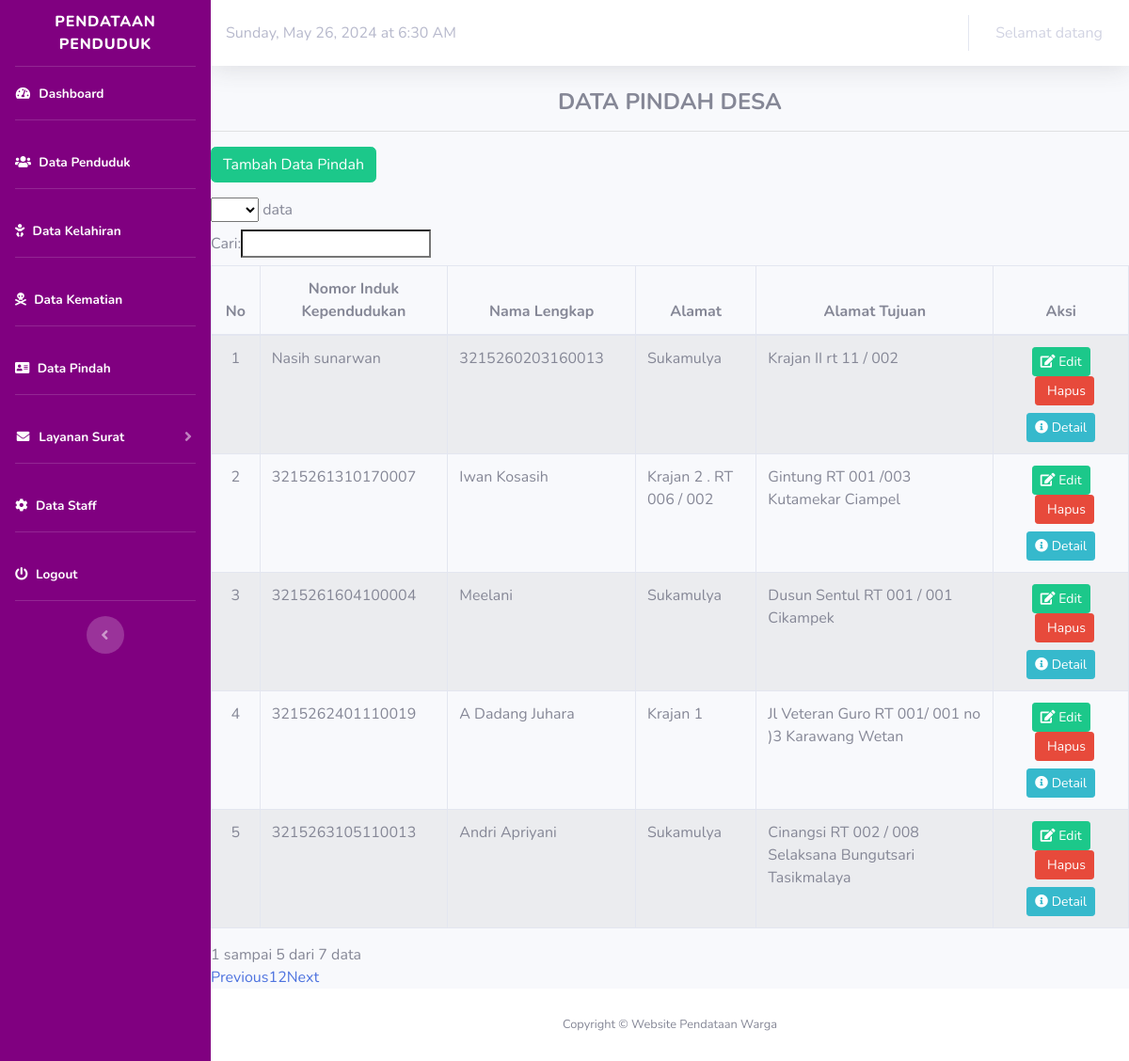
Screenshot of /index.php/pindah with the database file from the repository.
### tables this page shows
CREATE TABLE `pindahdatang` (
  `no_kk` bigint(20) NOT NULL,
  `nama_kepala_keluarga` varchar(128) NOT NULL,
  `alamat` varchar(150) NOT NULL,
  `rt` varchar(50) NOT NULL,
  `rw` varchar(50) NOT NULL,
  `nik` varchar(100) NOT NULL,
  `nama` varchar(200) NOT NULL,
  `alasan_pindah` varchar(100) NOT NULL,
  `alamat_tujuan` varchar(100) NOT NULL,
  `jenis_pindah` varchar(100) NOT NULL,
  `klasifikasi_pindah` varchar(100) NOT NULL,
  `status_kk_pindah` varchar(100) NOT NULL,
  `status_kk_tdk_pindah` varchar(100) NOT NULL
);

### application/controllers/Pindah.php (called while the page is built, shortened)
<?php
class Pindah extends CI_Controller
{
    public function __construct()
    {
        $this->load->model('M_pindah');
    }
    public function index()
    {
        $data['title'] = "Data Pindah - Kelurahan Serpong";
        $data['pindah'] = $this->M_pindah->tampil();
        $this->load->view('template/header');
        $this->load->view('template/sidebar');
        $this->load->view('template/topbar');
        $this->load->view('pindah/tampil_pindah',$data);
        $this->load->view('template/footer');
    }
}

### index.php (called while the page is built, shortened)
<?php
require_once BASEPATH.'core/CodeIgniter.php';

### application/models/M_pindah.php (called while the page is built, shortened)
<?php
class M_pindah extends CI_Model
{
    public function tampil()
    {
        return $this->db->get('pindahdatang')->result();
    }
}

### application/views/pindah/tampil_pindah.php (the view, shortened to what this page needs)
<div class="content-wrapper">
    <section class="content">
        <div class="box box-info">
            <div class="box-header">
                <h4 style="text-align:center"><b>DATA PINDAH DESA</b></h4>
                <hr>
            </div>
            <div class="box-body table-responsive">
                <p>
                    <a href="<?php echo base_url('pindah/tambah'); ?>" class="btn btn-success">Tambah Data Pindah</a>
                </p>
                <table id="data" class="table table-striped table-bordered" cellspacing="0" width="100%">
                    <thead>
                        <tr class="active">
                            <th style="text-align:center">No</th>
                            <th style="text-align:center">Nomor Induk Kependudukan</th>
                            <th style="text-align:center">Nama Lengkap</th>
                            <th style="text-align:center">Alamat</th>
                            <th style="text-align:center">Alamat Tujuan</th>
                            <th style="text-align:center">Aksi</th>
                        </tr>
                    </thead>
                    <tbody>
                        <?php
                        $no = 1;
                        foreach ($pindah as $pindah) {
                        ?>
                            <tr>
                                <td style="text-align:center"><?php echo $no; ?></td>
                                <td><?php echo $pindah->nik; ?></td>
                                <td><?php echo $pindah->nama; ?></td>
                                <td><?php echo $pindah->alamat; ?></td>
                                <td><?php echo $pindah->alamat_tujuan; ?></td>
                                <td style="text-align:center">
                                    <a href="<?php echo base_url('pindah/edit/' . $pindah->nik); ?>" class="btn btn-success btn-sm"><i class="fa fa-edit"></i> Edit</a>
                                    <a href="<?php echo base_url('pindah/hapus/' . $pindah->nik); ?>" class="btn btn-danger btn-sm ml-2" onClick="return confirm('Yakin Akan Menghapus Data?');"><i class="fa fa-trash-o"></i> Hapus</a>
                                    <a href="<?php echo base_url('pindah/detail/' . $pindah->nik); ?>" class="btn btn-info btn-sm mt-2"><i class="fa fa-info-circle"></i> Detail</a>
                            </tr>
                        <?php
                            $no++;
                        }
                        ?>
                    </tbody>
                </table>
            </div>
    </section>
</div>

### application/views/template/header.php (shortened to what this page needs)
<!DOCTYPE html>
<html lang="en">
<head>
    <link href="<?php echo base_url() ?>/assets/vendor/fontawesome-free/css/all.min.css" rel="stylesheet" type="text/css">
    <link href="<?php echo base_url() ?>/assets/css/sb-admin-2.min.css" rel="stylesheet">
</head>

### application/views/template/sidebar.php (shortened to what this page needs)
<body id="page-top">
    <div id="wrapper">
        <ul class="navbar-nav sidebar sidebar-dark accordion" id="accordionSidebar" style="background-color: purple;">
            <a class="sidebar-brand d-flex align-items-center justify-content-center" href="<?php echo base_url('admin/dashboard') ?>">
                <div class="sidebar-brand-text mx-3">PENDATAAN PENDUDUK</div>
            </a>
            <hr class="sidebar-divider my-0">
            <li class="nav-item active">
                <a class="nav-link" href="<?php echo base_url('admin/dashboard') ?>">
                    <i class="fas fa-fw fa-tachometer-alt"></i>
                    <span>Dashboard</span></a>
            </li>
            <hr class="sidebar-divider">
            <li class="nav-item active">
                <a class="nav-link" href="<?php echo base_url('penduduk') ?>">
                    <i class="fas faw-fw fa-users"></i>
                    <span>Data Penduduk</span></a>
            </li>
            <hr class="sidebar-divider">
            <li class="nav-item active">
                <a class="nav-link" href="<?php echo base_url('Kelahiran') ?>">
                    <i class="fas faw-fw fa-baby"></i>
                    <span>Data Kelahiran</span></a>
            </li>
            <hr class="sidebar-divider">
            <li class="nav-item active">
                <a class="nav-link" href="<?php echo base_url('kematian') ?>">
                    <i class="fas faw-fw fa-skull-crossbones"></i>
                    <span>Data Kematian</span></a>
            </li>
            <hr class="sidebar-divider">
            <li class="nav-item active">
                <a class="nav-link" href="<?php echo base_url('pindah') ?>">
                    <i class="fas faw-fw fa-address-card"></i>
                    <span>Data Pindah</span></a>
            </li>
            <hr class="sidebar-divider">
            <li class="nav-item active">
                <a class="nav-link collapsed" href="#" data-toggle="collapse" data-target="#collapseUtilities" aria-expanded="true" aria-controls="collapseUtilities">
                    <i class="fas fa-fw fa-envelope"></i>
                    <span>Layanan Surat</span>
                </a>
            </li>
            <hr class="sidebar-divider">
            <li class="nav-item active">
                <a class="nav-link" href="<?php echo base_url('pengaturan') ?>">
                    <i class="fas fa-cog"></i>
                    <span>Data Staff</span></a>
            </li>
            <hr class="sidebar-divider">
            <li class="nav-item active">
                <a class="nav-link" href="<?php echo base_url('autentifikasi/logout') ?>" onclick="return confirm('Yakin logout?')">
                    <i class="fas fa-power-off"></i>
                    <span>Logout</span></a>
            </li>
            <hr class="sidebar-divider d-none d-md-block">
            <div class="text-center d-none d-md-inline">
                <button class="rounded-circle border-0" id="sidebarToggle"></button>
            </div>
        </ul>

### application/views/template/topbar.php (shortened to what this page needs)
<div id="content-wrapper" class="d-flex flex-column">
    <div id="content">
        <nav class="navbar navbar-expand navbar-light bg-white topbar mb-4 static-top shadow">
            <div class="text-right text-gray-500">
                <p style="margin-bottom: 0px;" id="currentDateTime"></p>
            </div>
            <ul class="navbar-nav ml-auto">
                <li class="nav-item dropdown no-arrow">
                    <a class="nav-link dropdown-toggle" href="#" id="userDropdown" role="button" data-toggle="dropdown"
                        aria-haspopup="true" aria-expanded="false">
                        Selamat datang <?php echo $this->session->userdata('email'); ?>
                    </a>
                </li>
            </ul>
        </nav>

### application/views/template/footer.php (shortened to what this page needs)
<footer class="sticky-footer bg-white">
    <div class="container my-auto">
        <div class="copyright text-center my-auto">
            <span>Copyright &copy; Website Pendataan Warga</span>
        </div>
    </div>
</footer>
</body>
</html>
</body>
</html>

### rows the page displays
pindahdatang: nik "Nasih sunarwan", nama "3215260203160013", alamat "Sukamulya", alamat_tujuan "Krajan II rt 11 / 002"
pindahdatang: nik "3215261310170007", nama "Iwan Kosasih", alamat "Krajan 2 . RT 006 / 002", alamat_tujuan "Gintung RT 001 /003 Kutamekar Ciampel"
pindahdatang: nik "3215261604100004", nama "Meelani", alamat "Sukamulya", alamat_tujuan "Dusun Sentul RT 001 / 001 Cikampek"
pindahdatang: nik "3215262401110019", nama "A Dadang Juhara", alamat "Krajan 1", alamat_tujuan "Jl Veteran Guro RT 001/ 001 no )3 Karawang Wetan"
pindahdatang: nik "3215263105110013", nama "Andri Apriyani", alamat "Sukamulya", alamat_tujuan "Cinangsi RT 002 / 008 Selaksana Bungutsari Tasikmalaya"
